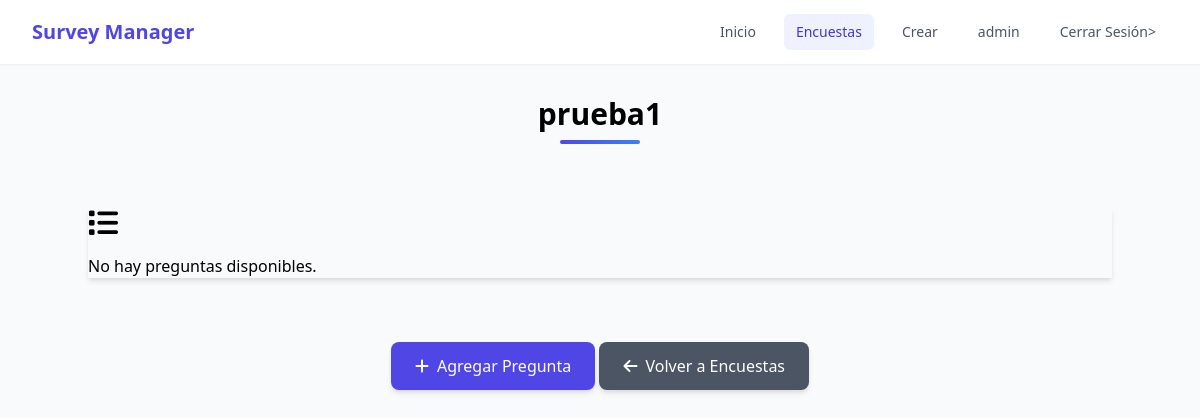
/lista_preguntas/8/ (signed in), run on an earlier commit of the app's database.
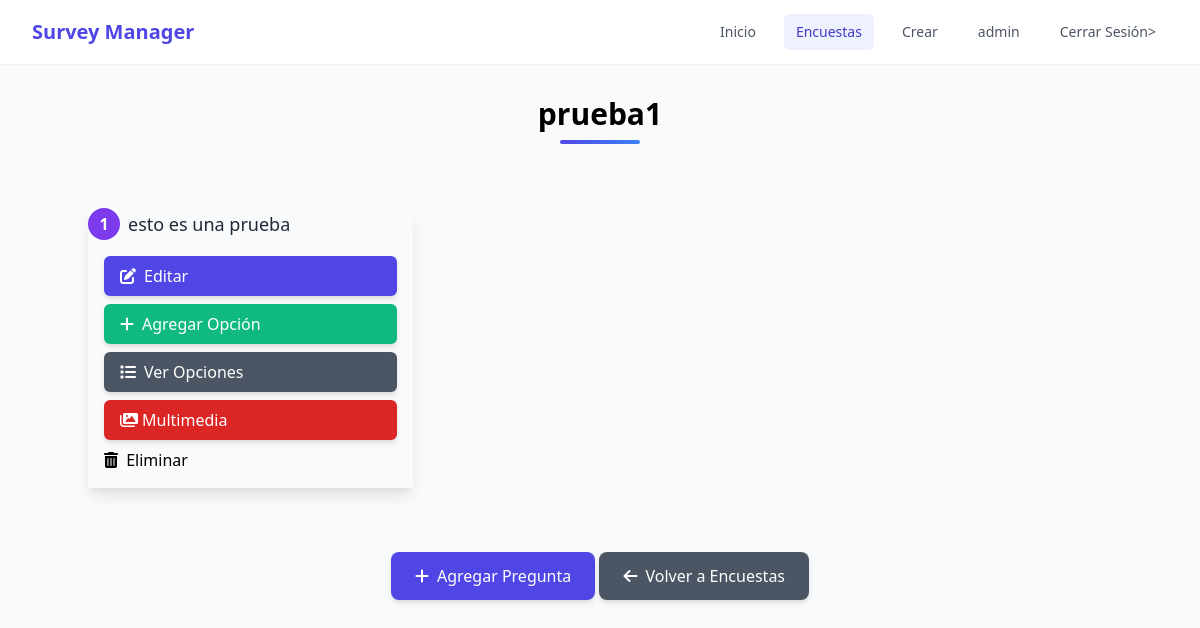
And on a later commit of the database.
### core/models.py (models this page shows, shortened)
class Pregunta(models.Model):
    encuesta = models.ForeignKey(Encuesta, on_delete=models.CASCADE, related_name='preguntas', null=True)
    pregunta = models.TextField(null=True)

### core/views.py (the view)
# urls.py: path('lista_preguntas/<int:encuesta_id>/', views.lista_preguntas, name='lista_preguntas'),
@login_required
def lista_preguntas(request, encuesta_id):
    encuesta = get_object_or_404(Encuesta, id=encuesta_id)
    preguntas = Pregunta.objects.filter(encuesta=encuesta)
    return render(request, 'core/lista_preguntas.html', {'encuesta': encuesta, 'preguntas': preguntas})

### core/templates/core/lista_preguntas.html (shortened to what the changed rows need)
<!DOCTYPE html>
<html lang="es">
<head>
    <link href="https://cdnjs.cloudflare.com/ajax/libs/tailwindcss/2.2.19/tailwind.min.css" rel="stylesheet">
    <link href="https://cdnjs.cloudflare.com/ajax/libs/font-awesome/6.0.0/css/all.min.css" rel="stylesheet">
</head>
<body class="bg-gray-50 min-h-screen">
    <div class="container mx-auto text-center py-8">
        <h2 class="title-gradient text-3xl font-bold animate-fade-in">{{ encuesta.titulo }}</h2>
    </div>
    <div class="container mx-auto py-8">
        {% if preguntas %}
        <div class="grid grid-cols-1 md:grid-cols-2 lg:grid-cols-3 gap-6">
            {% for pregunta in preguntas %}
            <div class="question-card shadow-lg animate-scale-in">
                <div class="question-header flex items-center space-x-2">
                    <div class="text-white bg-purple-600 rounded-full w-8 h-8 flex items-center justify-center font-bold">{{ forloop.counter }}</div>
                    <h3 class="text-lg text-gray-800 font-medium">{{ pregunta.pregunta }}</h3>
                </div>
                <div class="p-4">
                    <div class="flex flex-col space-y-2">
                        <a href="{% url 'editar_pregunta' pregunta_id=pregunta.id %}" class="inline-flex items-center px-4 py-2 bg-indigo-600 text-white rounded-md shadow-md hover:bg-indigo-700">
                            <i class="fas fa-edit mr-2"></i> Editar
                        </a>
                        <a href="{% url 'crear_opcion' pregunta_id=pregunta.id %}" class="inline-flex items-center px-4 py-2 bg-green-500 text-white rounded-md shadow-md hover:bg-green-600">
                            <i class="fas fa-plus mr-2"></i> Agregar Opción
                        </a>
                        <a href="{% url 'lista_opciones' pregunta_id=pregunta.id %}" class="inline-flex items-center px-4 py-2 bg-gray-600 text-white rounded-md shadow-md hover:bg-gray-700">
                            <i class="fas fa-list mr-2"></i> Ver Opciones
                        </a>
                        <a href="{% url 'lista_medias' pregunta_id=pregunta.id %}" class="inline-flex items-center px-4 py-2 bg-red-600 text-white rounded-md shadow-md hover:bg-yellow-700">
                            <i class="fas fa-images mr-1"></i> Multimedia
                        </a>
                        <a href="{% url 'eliminar_pregunta' pregunta_id=pregunta.id %}" class="option-button">
                            <i class="fas fa-trash-alt mr-1"></i> Eliminar
                        </a>
                    </div>
                </div>
            </div>
            {% endfor %}
        </div>
        {% else %}
        <div class="empty-state shadow-md">
            <i class="fas fa-list text-3xl mb-4"></i>
            <p>No hay preguntas disponibles.</p>
        </div>
        {% endif %}
    </div>
</body>
</html>

What changed in the data, as far as the page shows it:
added Pregunta: pregunta "esto es una prueba"
Also different on the page:
text no longer shown: "No hay preguntas disponibles."
